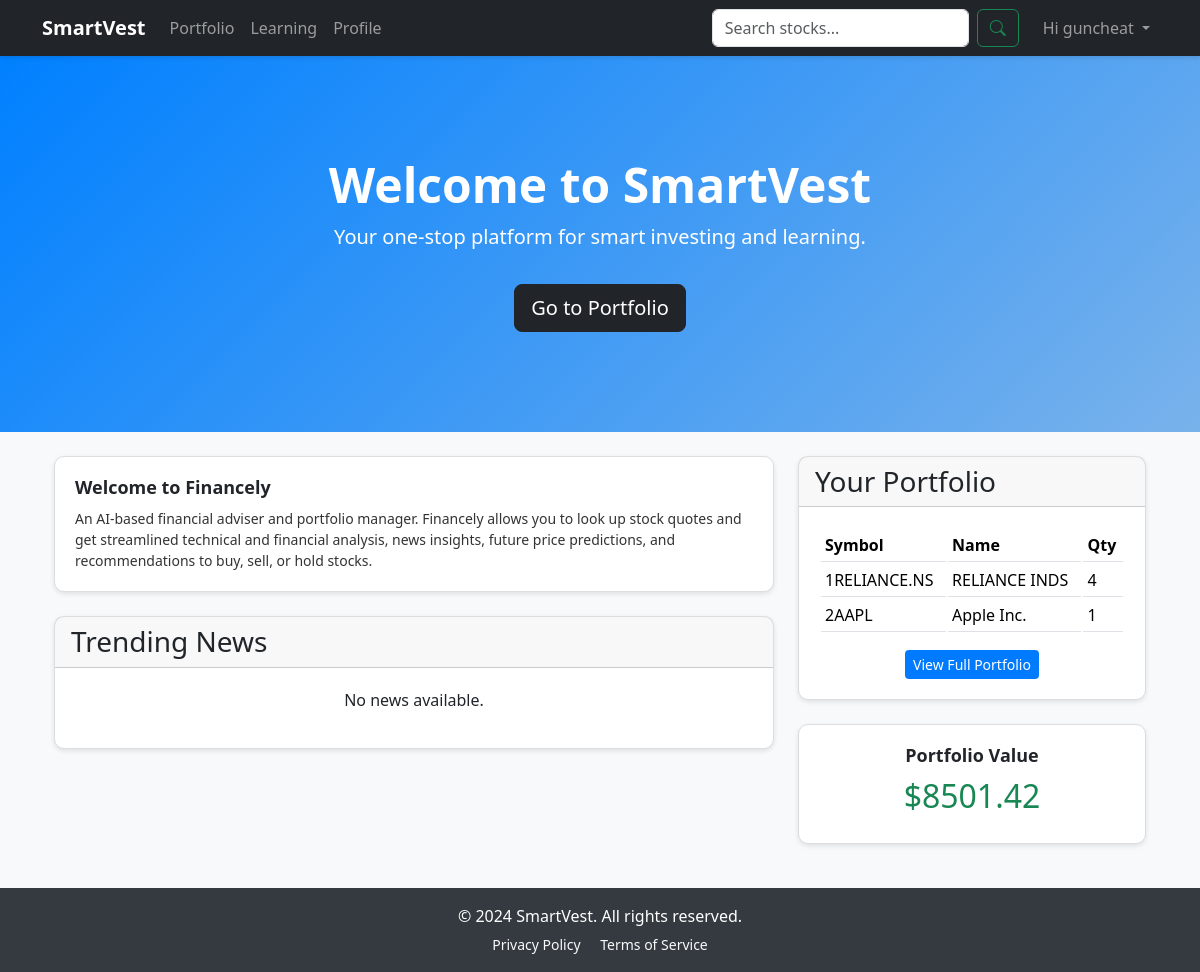
/home/ (signed in), run on the app's committed database.
### basic_app/models.py (models this page shows)
class Stock(models.Model):
    id = models.BigAutoField(primary_key=True)
    parent_portfolio = models.ForeignKey(Portfolio,related_name="stocks",on_delete=models.CASCADE,null=True,blank=True)
    stock_symbol = models.CharField(max_length=100,null=True)
    stock_price = models.CharField(max_length=100,null=True,blank=True)
    stock_sector_performance = models.CharField(max_length=100,null=True,blank=True)
    stock_name  = models.CharField(max_length=100,null=True)
    quantity = models.IntegerField(default=0,null=True,blank=True)
    date_added = models.DateTimeField(auto_now_add=True)

### basic_app/decorators.py (the view)
        def wrapper_func(request, *args, **kwargs):
            group = None
            if request.user.groups.exists():
                group = request.user.groups.all()[0].name
            if group in allowed_roles:
                return view_func(request, *args, **kwargs)
            else:
                return HttpResponse("You are not authorized to view this page.")

### basic_app/get_news.py (called while the page is built)
def getNews(topic):
    try:
        url = f"https://newsapi.org/v2/top-headlines?country=us&category={topic}&apiKey={API_KEY}"
        response = requests.get(url)
        print("getNews response status:", response.status_code)
        if response.status_code != 200:
            print(f"Error in getNews: Status code {response.status_code}, response: {response.text}")
            return []
        data = response.json()
        articles = data.get("articles") or []
        print("getNews - Articles found:", len(articles))
        return articles
    except Exception as e:
        print(f"Error in getNews for topic '{topic}': {e}")
        return []

### basic_app/templatetags/poll_extras.py (called while the page is built)
@register.filter(name='has_group')
def has_group(user, group_name):
    return user.groups.filter(name=group_name).exists()

### templates/basic_app/index.html
{% extends 'basic_app/base.html' %}
{% load static %}
{% block content %}
<div class="container my-4">
  <div class="row">
    <div class="col-lg-8">
      <div class="card mb-4">
        <div class="card-body">
          <h2 class="card-title">Welcome to Financely</h2>
          <p class="card-text">
            An AI-based financial adviser and portfolio manager. Financely allows you to look up stock quotes and get streamlined technical and financial analysis,
            news insights, future price predictions, and recommendations to buy, sell, or hold stocks.
          </p>
        </div>
      </div>
      <div class="card mb-4">
        <div class="card-header">
          <h3 class="mb-0">Trending News</h3>
        </div>
        <div class="card-body">
          {% if news %}
            <div class="row">
              {% for article in news %}
                <div class="col-md-6 col-lg-4 mb-4">
                  <div class="card h-100">
                    {% if article.urlToImage %}
                      <img src="{{ article.urlToImage }}" class="card-img-top" style="height:200px; object-fit:cover;" alt="News Image">
                    {% else %}
                      <img src="{% static 'images/default-news.jpg' %}" class="card-img-top" style="height:200px; object-fit:cover;" alt="Default News Image">
                    {% endif %}
                    <div class="card-body">
                      <h5 class="card-title">{{ article.title }}</h5>
                      {% if article.source %}
                        <h6 class="card-subtitle mb-2 text-muted">Source: {{ article.source.name }}</h6>
                      {% endif %}
                      <p class="card-text">{{ article.description }}</p>
                    </div>
                    <div class="card-footer text-center">
                      <a href="{{ article.url }}" target="_blank" class="btn btn-primary btn-sm">Read More</a>
                    </div>
                  </div>
                </div>
              {% endfor %}
            </div>
          {% else %}
            <p class="text-center">No news available.</p>
          {% endif %}
        </div>
      </div>
    </div>
    <div class="col-lg-4">
      <div class="card mb-4">
        <div class="card-header">
          <h3 class="mb-0">Your Portfolio</h3>
        </div>
        <div class="card-body">
          <table class="table table-sm mb-3">
            <thead>
              <tr>
                <th>Symbol</th>
                <th>Name</th>
                <th>Qty</th>
              </tr>
            </thead>
            <tbody>
              {% for stock in stocks %}
              <tr>
                <td>{{ stock.stock_symbol }}</td>
                <td>{{ stock.stock_name }}</td>
                <td>{{ stock.quantity }}</td>
              </tr>
              {% endfor %}
            </tbody>
          </table>
          <div class="text-center">
            <a href="{% url 'basic_app:portfolio' %}" class="btn btn-primary btn-sm">View Full Portfolio</a>
          </div>
        </div>
      </div>
      <div class="card">
        <div class="card-body text-center">
          <h5 class="card-title">Portfolio Value</h5>
          <h2 class="text-success">${{ total_value|floatformat:2 }}</h2>
        </div>
      </div>
    </div>
  </div>
</div>
{% endblock %}

### templates/basic_app/base.html (shortened to what this page needs)
<!DOCTYPE html>
{% load static %}
{% load poll_extras %}
<html lang="en">
<head>
  <link href="https://cdn.jsdelivr.net/npm/bootstrap@5.3.2/dist/css/bootstrap.min.css" rel="stylesheet">
  <link rel="stylesheet" href="https://cdn.jsdelivr.net/npm/bootstrap-icons@1.11.3/font/bootstrap-icons.css">
  <link rel="stylesheet" href="{% static 'style.css' %}">
</head>
<body class="d-flex flex-column min-vh-100">
  <nav class="navbar navbar-expand-lg navbar-dark bg-dark sticky-top">
    <div class="container">
      <a class="navbar-brand fw-bold" href="{% url 'basic_app:index' %}">SmartVest</a>
      <div class="collapse navbar-collapse" id="navbarNav">
        <ul class="navbar-nav me-auto">
          {% if request.user|has_group:"Client" %}
            <li class="nav-item"><a class="nav-link" href="{% url 'basic_app:portfolio' %}">Portfolio</a></li>
            <li class="nav-item"><a class="nav-link" href="{% url 'basic_app:learning' %}">Learning</a></li>
            <li class="nav-item"><a class="nav-link" href="{% url 'basic_app:profile' %}">Profile</a></li>
          {% else %}
            <li class="nav-item"><a class="nav-link" href="#">User Stats</a></li>
            <li class="nav-item"><a class="nav-link" href="#">Portfolio Stats</a></li>
          {% endif %}
        </ul>
        <form id="search-form" class="d-flex position-relative" onsubmit="return false;">
          <input class="form-control me-2" id="search-input" type="search" placeholder="Search stocks...">
          <button class="btn btn-outline-success" type="button" id="search-button">
            <i class="bi bi-search"></i>
          </button>
        </form>
        <ul class="navbar-nav ms-3">
          <li class="nav-item dropdown">
            <a class="nav-link dropdown-toggle" href="#" id="navbarDropdown" role="button" data-bs-toggle="dropdown">
              Hi {{ request.user }}
            </a>
          </li>
        </ul>
      </div>
    </div>
  </nav>
  {% block hero %}
  <header class="hero-section text-center">
    <div class="container">
      <h1 class="display-5 fw-bold">Welcome to SmartVest</h1>
      <p class="lead">Your one-stop platform for smart investing and learning.</p>
      <a href="{% url 'basic_app:portfolio' %}" class="btn btn-dark btn-lg mt-3">Go to Portfolio</a>
    </div>
  </header>
  {% endblock %}
  <main class="flex-grow-1">
    <div class="container my-4">
      {% block content %}
      {% endblock %}
    </div>
  </main>
  <footer class="footer mt-auto py-3">
    <div class="container text-center">
      <p class="mb-1">&copy; 2024 SmartVest. All rights reserved.</p>
      <small>
        <a href="#" class="text-decoration-none text-light me-3">Privacy Policy</a>
        <a href="#" class="text-decoration-none text-light">Terms of Service</a>
      </small>
    </div>
  </footer>
</body>
</html>

### templates/basic_app/style.css (style rules this page uses)
body { display: flex; flex-direction: column; min-height: 100vh; background-color:#f8f9fa; counter-reset: Serial; }
.navbar { box-shadow: 0 2px 4px rgba(0,0,0,.1); }
.footer { background-color: #f8f9fa; padding: 1rem 0; margin-top: auto; }
li a, .dropbtn { color: white; text-decoration: none; }
li, .dropdown-self { display: inline-block; }
table { border-collapse: separate; }
tr td:first-child:before { counter-increment: Serial; content: counter(Serial); }
.card { margin-bottom: 20px; box-shadow: 0 2px 5px rgba(0, 0, 0, 0.1); border: 1px solid #ddd; border-radius: 10px; }
.card-body { padding: 20px; }
.card-title { font-size: 18px; font-weight: bold; margin-bottom: 10px; }
.card-text { font-size: 14px; color: #333; margin-bottom: 15px; }
.btn-primary { background-color: #007bff; border: none; }

### templates/basic_app/base.html (style rules this page uses)
.navbar { animation: fadeIn 1s ease-in-out; z-index: 1030; }
.hero-section { animation: slideInLeft 1s ease-in-out; background: linear-gradient(135deg, #0080ff, #79b2eb); color: white; padding: 100px 0; }
.footer { animation: slideInRight 1s ease-in-out; background: #343a40; color: white; }

### data on the page
Stock: stock_symbol "RELIANCE.NS", stock_name "RELIANCE INDS", quantity "4"
Stock: stock_symbol "AAPL", stock_name "Apple Inc.", quantity "1"

### other printed values
{{ request.user }} "guncheat"
{{ total_value|floatformat:2 }} "8501.42"
